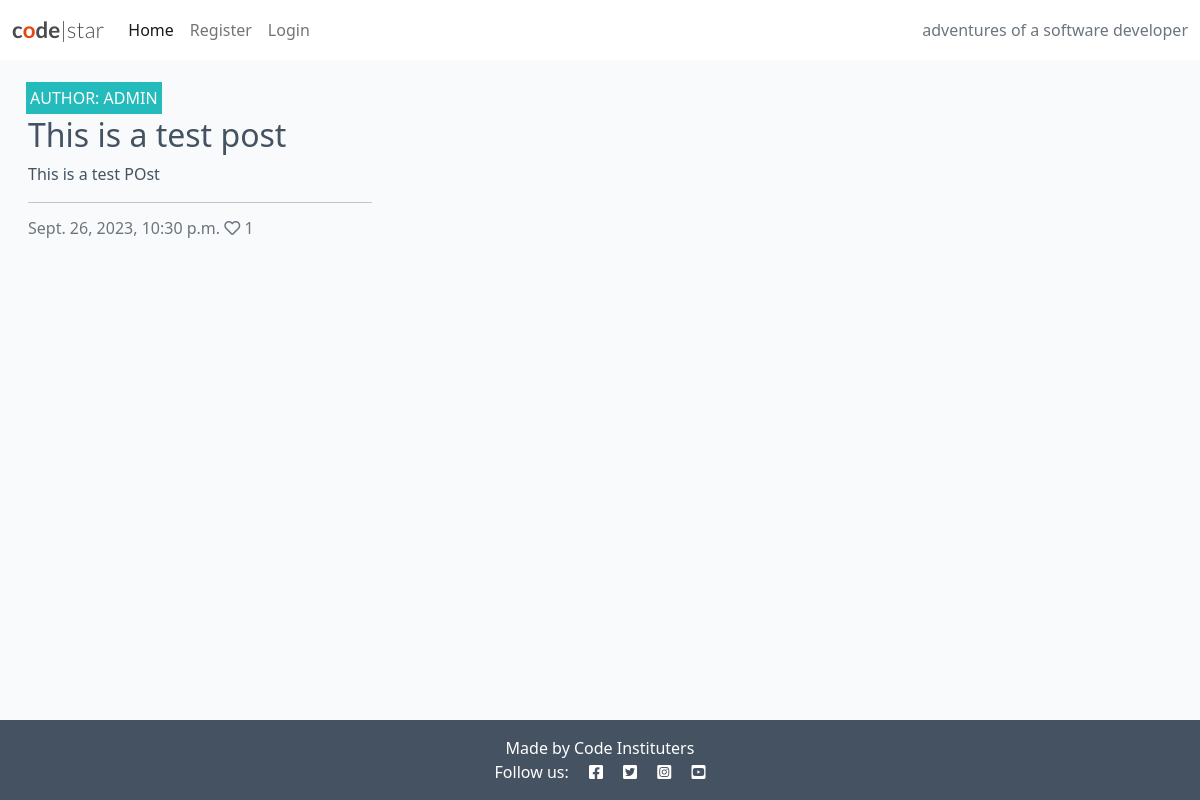
The page / on the database its author committed.
### blog/models.py (models this page shows, shortened)
class Post(models.Model):
    title = models.CharField(max_length=200, unique=True)
    slug = models.SlugField(max_length=200, unique=True)
    author = models.ForeignKey(
        User, on_delete=models.CASCADE, related_name="blog_posts"
    )
    featured_image = CloudinaryField('image', default='placeholder')
    excerpt = models.TextField(blank=True)
    updated_on = models.DateTimeField(auto_now=True)
    content = models.TextField()
    created_on = models.DateTimeField(auto_now_add=True)
    status = models.IntegerField(choices=STATUS, default=0)
    likes = models.ManyToManyField(
        User, related_name='blogpost_like', blank=True)
    class Meta:
        ordering = ["-created_on"]
    def number_of_likes(self):
        return self.likes.count()

### blog/views.py (the view)
# urls.py: path('', views.PostList.as_view(), name='home'),
class PostList(generic.ListView):
    model = Post
    queryset = Post.objects.filter(status=1).order_by("-created_on")
    template_name = "index.html"
    paginate_by = 6

### templates/index.html (shortened to what this page needs)
{% extends "base.html" %}
{% block content %}
<div class="container-fluid">
    <div class="row">
        <div class="col-12 mt-3 left">
            <div class="row">
                {% for post in post_list %}
                <div class="col-md-4">
                    <div class="card mb-4">
                        <div class="card-body">
                            <div class="image-container">
                                <div class="image-flash">
                                    <p class="author">Author: {{ post.author }}</p>
                                </div>
                            </div>
                            <a href="{% url 'post_detail' post.slug  %}" class="post-link">
                                <h2 class="card-title">{{ post.title }}</h2>
                                <p class="card-text">{{ post.excerpt }}</p>
                            </a>
                            <hr />
                            <p class="card-text text-muted h6">{{ post.created_on}} <i class="far fa-heart"></i>
                                {{ post.number_of_likes }}</p>
                        </div>
                    </div>
                </div>
                {% endfor %}
            </div>
        </div>
    </div>
</div>
{%endblock%}

### static/css/style.css (style rules this page uses)
body { background-color: #F9FAFC; }
.main-bg { background-color: #F9FAFC; }
.card { border: none; background-color: transparent; }
.image-container { position: relative; }
.image-flash { position: absolute; bottom: 5%; min-width: 30%; left: -2px; background-color: #23BBBB; }
.author { color: white; margin: 4px; text-transform: uppercase; }
.post-link { text-decoration: none; color: #445261; }

### rows shown on the page
Post: author "ADMIN", title "This is a test post", excerpt "This is a test POst", created_on "Sept. 26, 2023, 10:30 p.m.", number_of_likes "1"
